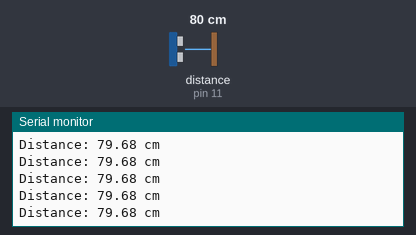
This sketch was run on a simulated Arduino Uno, built with avr-gcc and run on an emulated ATmega328P. Shown: the last lines printed to the serial monitor. Wiring (inferred from the names in the program): ultrasonic range finder: trigger pin 10; echo pin 11. Inputs (shaded band) come from the test bench; at power-on: distance to the obstacle (sensor on pin 11) 80 cm. The echo pulse lasts 58.3 µs per cm.

Above: at 1.2 s.
1.3 s: distance to the obstacle (sensor on pin 11) set to 250 cm
At 1.39 s:
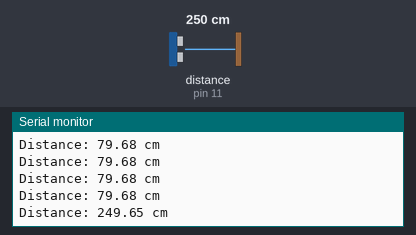
4.3 s: distance to the obstacle (sensor on pin 11) set to 2 cm
At 4.39 s:
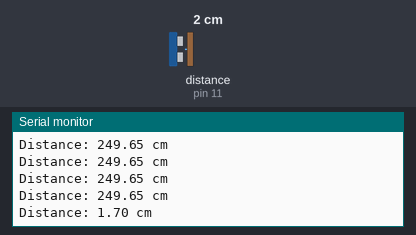
5.8 s: distance to the obstacle (sensor on pin 11) set to 35 cm
At 5.8 s:
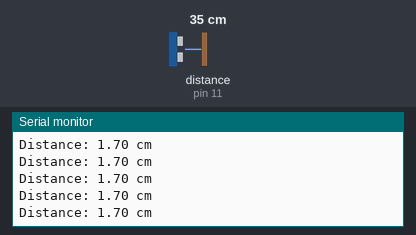
8.8 s: distance to the obstacle (sensor on pin 11) set to 250 cm
At 8.9 s:
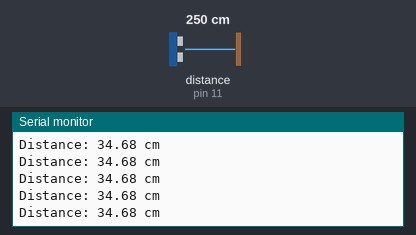
Timing chart, 0 to 11.8 s (numbered marks = the images above; inputs shaded):
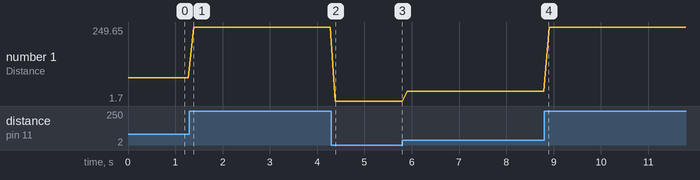

The sketch:

EX-10_Ultrasonic_.ino
```cpp
#include <Arduino.h>  // The Arduino core library

// Define pin constants
const int TRIGGER_PIN = 10;  // Digital output pin for the sensor's trigger
const int ECHO_PIN = 11;     // Digital input pin for the sensor's echo

// Define constants for speed of sound in air (in meters per second)
const float SPEED_OF_SOUND = 343.0;

void setup() {
  // Initialize serial communication
  Serial.begin(9600);

  // Define trigger pin as an output and echo pin as an input
  pinMode(TRIGGER_PIN, OUTPUT);
  pinMode(ECHO_PIN, INPUT);
}

void loop() {
  // Generate a 10us pulse on the trigger pin to start the measurement
  digitalWrite(TRIGGER_PIN, LOW);
  delayMicroseconds(2);
  digitalWrite(TRIGGER_PIN, HIGH);
  delayMicroseconds(10);
  digitalWrite(TRIGGER_PIN, LOW);

  // Measure the time it takes for the echo pin to go HIGH
  long duration = pulseIn(ECHO_PIN, HIGH);

  // Calculate the distance based on the time and speed of sound
  float distance = (duration * 0.5 * SPEED_OF_SOUND) / 10000.0;  // Convert to centimeters

  // Print the distance to the serial monitor
  Serial.print("Distance: ");
  Serial.print(distance, 2);  // Print with 2 decimal places
  Serial.println(" cm");

  // Add a delay if needed
  delay(100);  // 100 milliseconds
}
```

Measured:
- after the input at 1.3 s, the serial monitor: prints a new line after 0.09 s (image 1)
- after the input at 4.3 s, the serial monitor: prints a new line after 0.08 s (image 2)
- plotted number 1: 79.68 → 249.65 after the input at 1.3 s, 249.65 → 1.7 after the input at 4.3 s, 1.7 → 34.68 after the input at 5.8 s, 34.68 → 249.65 after the input at 8.8 s
